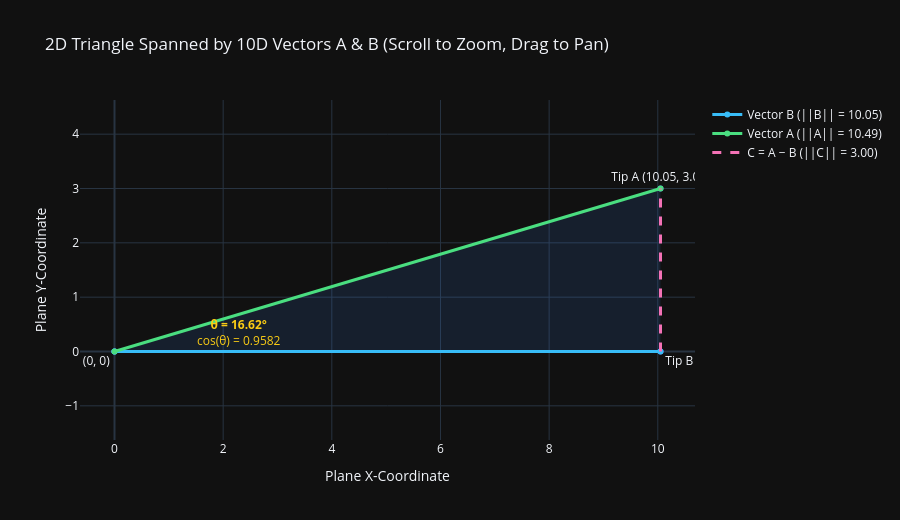

Notebook cell for this chart:
### Code cell
import math
import plotly.graph_objects as go

# ==========================================
# 1. DEFINE THE 10-ELEMENT VECTORS
# ==========================================
A = [2, 4, 1, 5, 3, 2, 4, 1, 3, 5]
B = [1, 3, 2, 4, 3, 1, 5, 2, 4, 4]

# Difference vector C = A - B (closes the triangle)
C = [ai - bi for ai, bi in zip(A, B)]

print("Vector A:", A)
print("Vector B:", B)
print("Vector C (A - B):", C)
print("-" * 50)

# ==========================================
# 2. COMPUTE DOT PRODUCT & MAGNITUDES
# ==========================================
# Dot Product: sum of element-wise products (A_i * B_i)
dot_product = sum(ai * bi for ai, bi in zip(A, B))

# Vector Magnitudes (Euclidean lengths / L2 norms)
mag_A = math.sqrt(sum(ai**2 for ai in A))  # a = ||A|| = sqrt(110)
mag_B = math.sqrt(sum(bi**2 for bi in B))  # b = ||B|| = sqrt(101)
mag_C = math.sqrt(sum(ci**2 for ci in C))  # c = ||C|| = sqrt(9) = 3.0

print(f"Dot Product (A · B): {dot_product}")
print(f"Magnitude of A (||A||): {mag_A:.4f} (sqrt(110))")
print(f"Magnitude of B (||B||): {mag_B:.4f} (sqrt(101))")
print(f"Magnitude of C (||C||): {mag_C:.4f} (sqrt(9))")
print("-" * 50)

# ==========================================
# 3. COSINE SIMILARITY (BOTH METHODS)
# ==========================================
# Method 1: Direct Dot Product Formula -> (A · B) / (||A|| * ||B||)
cos_sim_dot = dot_product / (mag_A * mag_B)

# Method 2: Law of Cosines Proof -> (a^2 + b^2 - c^2) / (2ab)
cos_sim_law = (mag_A**2 + mag_B**2 - mag_C**2) / (2 * mag_A * mag_B)

# Exact Angle in Radians & Degrees
theta_rad = math.acos(cos_sim_dot)
theta_deg = math.degrees(theta_rad)

print(f"Cosine Similarity (Dot Product):    {cos_sim_dot:.6f}")
print(f"Cosine Similarity (Law of Cosines): {cos_sim_law:.6f}")
print(f"Angle θ between A and B:            {theta_deg:.2f}° ({theta_rad:.4f} rad)")
print("-" * 50)

# ==========================================
# 4. PROJECT 10D VECTORS ONTO FLAT 2D PLANE
# ==========================================
# Place Origin O at (0, 0) and align Vector B along the positive X-axis
Ox, Oy = 0.0, 0.0
Bx, By = mag_B, 0.0
Ax, Ay = mag_A * math.cos(theta_rad), mag_A * math.sin(theta_rad)

print("2D Plane Triangle Coordinates:")
print(f"  Origin O: ({Ox:.4f}, {Oy:.4f})")
print(f"  Tip of B: ({Bx:.4f}, {By:.4f})")
print(f"  Tip of A: ({Ax:.4f}, {Ay:.4f})")
print(f"  Verified Distance AB (||C||): {math.hypot(Ax - Bx, Ay - By):.4f}")

# ==========================================
# 5. INTERACTIVE ZOOMABLE PLOT (PLOTLY)
# ==========================================
fig = go.Figure()

# Shaded Triangle Interior
fig.add_trace(go.Scatter(
    x=[Ox, Bx, Ax, Ox], y=[Oy, By, Ay, Oy],
    fill="toself", fillcolor="rgba(59, 130, 246, 0.12)",
    line=dict(width=0), hoverinfo="skip", showlegend=False
))

# Vector B (Base)
fig.add_trace(go.Scatter(
    x=[Ox, Bx], y=[Oy, By], mode="lines+markers+text",
    name=f"Vector B (||B|| = {mag_B:.2f})",
    line=dict(color="#38bdf8", width=3),
    text=["O (0, 0)", f"Tip B ({Bx:.2f}, 0)"],
    textposition=["bottom left", "bottom right"]
))

# Vector A (Hypotenuse)
fig.add_trace(go.Scatter(
    x=[Ox, Ax], y=[Oy, Ay], mode="lines+markers+text",
    name=f"Vector A (||A|| = {mag_A:.2f})",
    line=dict(color="#4ade80", width=3),
    text=["", f"Tip A ({Ax:.2f}, {Ay:.2f})"],
    textposition="top center"
))

# Difference Vector C = A - B
fig.add_trace(go.Scatter(
    x=[Bx, Ax], y=[By, Ay], mode="lines",
    name=f"C = A − B (||C|| = {mag_C:.2f})",
    line=dict(color="#f472b6", width=3, dash="dash")
))

# Annotate Angle θ at Origin
fig.add_annotation(
    x=2.3, y=0.35,
    text=f"<b>θ = {theta_deg:.2f}°</b><br>cos(θ) = {cos_sim_dot:.4f}",
    showarrow=False, font=dict(color="#facc15", size=12)
)

fig.update_layout(
    title="2D Triangle Spanned by 10D Vectors A & B (Scroll to Zoom, Drag to Pan)",
    xaxis_title="Plane X-Coordinate",
    yaxis_title="Plane Y-Coordinate",
    yaxis=dict(scaleanchor="x", scaleratio=1),  # Locks 1:1 true geometric proportions
    template="plotly_dark",
    height=520
)

fig.show(config={"scrollZoom": True})

### Figure 1 — Plotly figure (JSON) as saved in the notebook; plotly's stock layout.template omitted (floating-point values rounded to 4 significant figures)
{"data": [{"fill": "toself", "fillcolor": "rgba(59, 130, 246, 0.12)", "hoverinfo": "skip", "line": {"width": 0}, "showlegend": false, "type": "scatter", "x": [0, 10.05, 10.05, 0], "y": [0, 0, 3.0, 0]}, {"line": {"color": "#38bdf8", "width": 3}, "mode": "lines+markers+text", "name": "Vector B (||B|| = 10.05)", "text": ["O (0, 0)", "Tip B (10.05, 0)"], "textposition": ["bottom left", "bottom right"], "type": "scatter", "x": [0, 10.05], "y": [0, 0]}, {"line": {"color": "#4ade80", "width": 3}, "mode": "lines+markers+text", "name": "Vector A (||A|| = 10.49)", "text": ["", "Tip A (10.05, 3.00)"], "textposition": "top center", "type": "scatter", "x": [0, 10.05], "y": [0, 3.0]}, {"line": {"color": "#f472b6", "dash": "dash", "width": 3}, "mode": "lines", "name": "C = A − B (||C|| = 3.00)", "type": "scatter", "x": [10.05, 10.05], "y": [0, 3.0]}], "layout": {"annotations": [{"font": {"color": "#facc15", "size": 12}, "showarrow": false, "text": "<b>θ = 16.62°</b><br>cos(θ) = 0.9582", "x": 2.3, "y": 0.35}], "height": 520, "title": {"text": "2D Triangle Spanned by 10D Vectors A & B (Scroll to Zoom, Drag to Pan)"}, "xaxis": {"title": {"text": "Plane X-Coordinate"}}, "yaxis": {"scaleanchor": "x", "scaleratio": 1, "title": {"text": "Plane Y-Coordinate"}}}}
